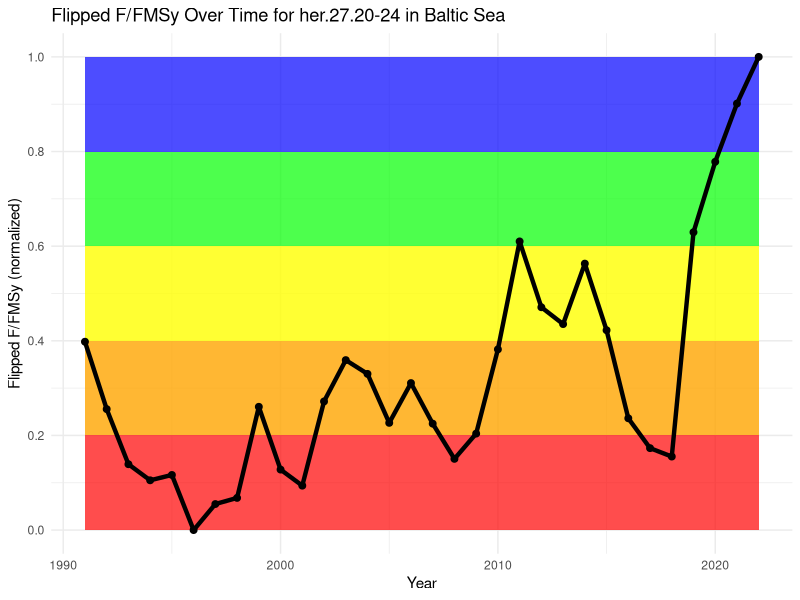
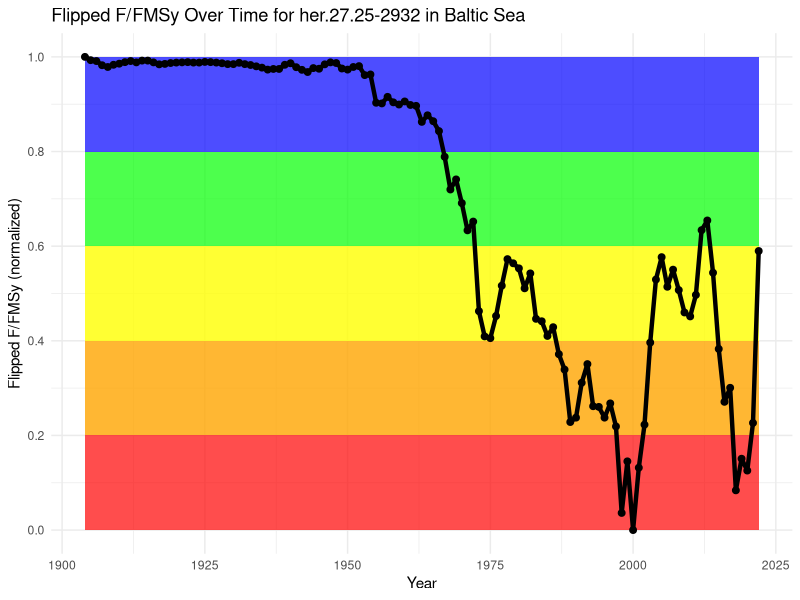
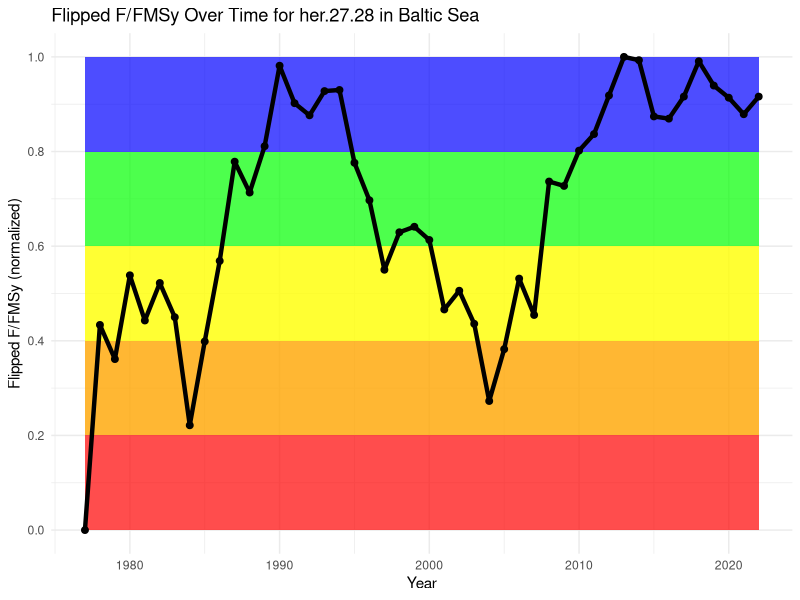
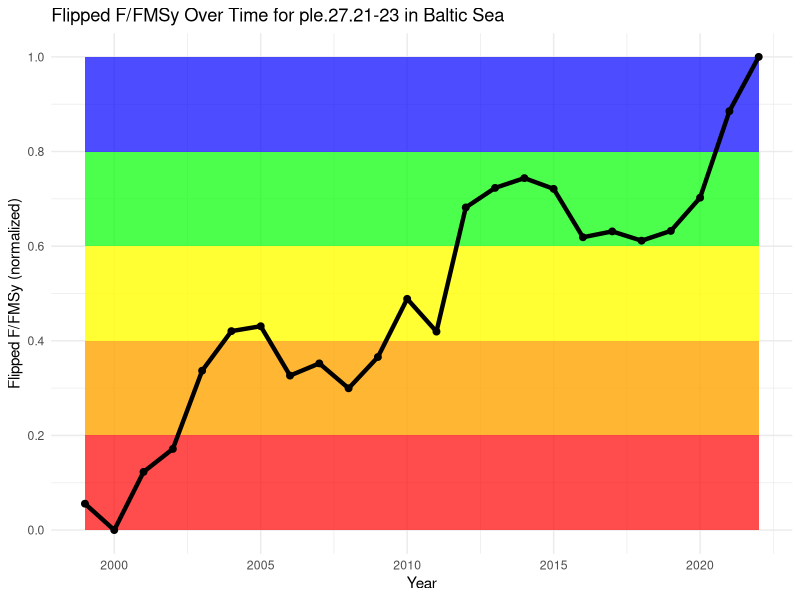
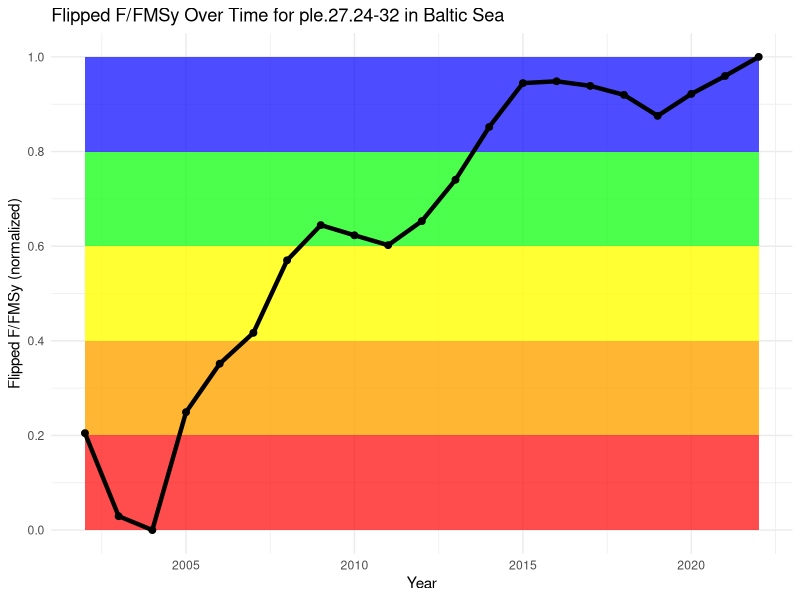
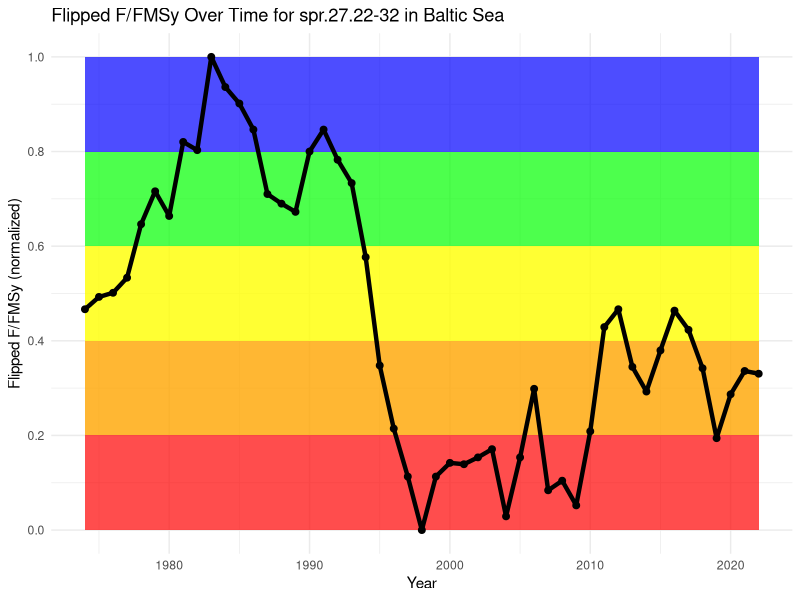
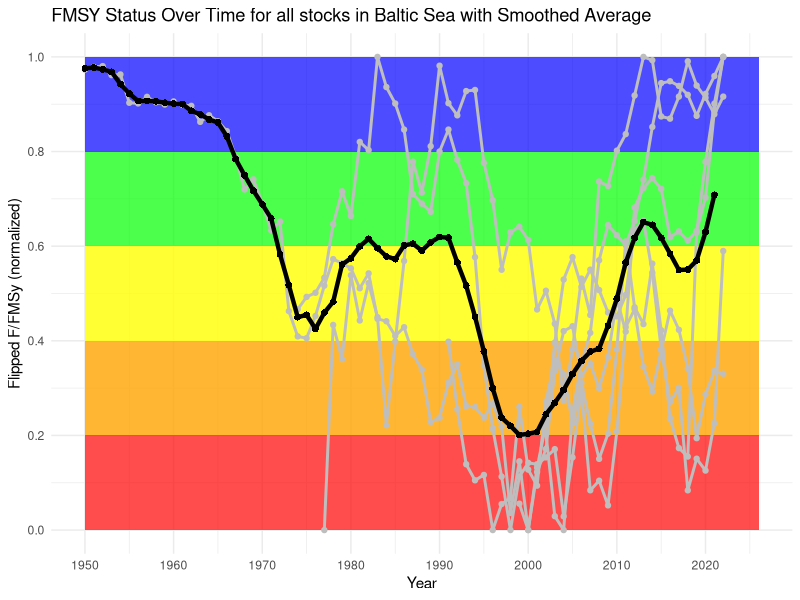
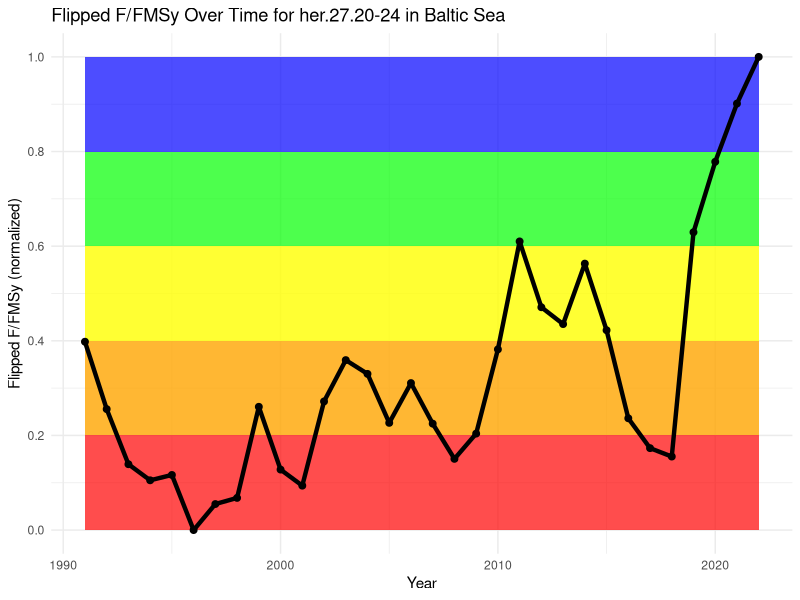

The R source for these figures, in order:
# Set working directory (change as needed)
setwd("/Users/emma/Library/CloudStorage/OneDrive-DanmarksTekniskeUniversitet/NIVA/data")
getwd()

# Load packages
library(dplyr)
library(tidyr)
library(readr)
library(ggplot2)
library(patchwork)
library(scales)
library(zoo)

# Load data
data <- read.csv("total_europe_stockdata2024.csv")

generate_plots <- function(ecoregion_id, output_folder = NULL) {
  ecoregions <- c("1" = "Widely", 
                  "2" = "BoBiscay & Iberia", 
                  "3" = "Greater North Sea", 
                  "4" = "Arctic Ocean", 
                  "5" = "Iceland", 
                  "6" = "Baltic Sea", 
                  "7" = "Celtic Seas", 
                  "8" = "Azores",
                  "9" = "Central Med.",
                  "10" = "Eastern Med.",
                  "11" = "Western Med.",
                  "12" = "Black Sea")

  ecoregion <- ecoregions[as.character(ecoregion_id)]
  species_area <- filter(data, Ecoregion == ecoregion)
  species_area <- species_area %>% filter(!is.na(Year) & !is.na(F.FMSy))

  # Normalize and flip F.FMSy
  species_area <- species_area %>% 
    group_by(StockKeyLabel) %>%
    mutate(F.FMSy_norm = rescale(F.FMSy, to = c(0, 1)),
           F.FMSy_flipped = 1 - F.FMSy_norm) %>%
    ungroup()

  # Store individual plots
  plots <- list()
  species_list <- unique(species_area$StockKeyLabel)

  for (species in species_list) {
    species_data <- filter(species_area, StockKeyLabel == species) 

    plot <- ggplot(species_data, aes(x = Year, y = F.FMSy_flipped)) + 
      annotate("rect", xmin = min(species_data$Year), xmax = max(species_data$Year), ymin = 0.8, ymax = 1, fill = "blue", alpha = 0.7) +
      annotate("rect", xmin = min(species_data$Year), xmax = max(species_data$Year), ymin = 0.6, ymax = 0.8, fill = "green", alpha = 0.7) +
      annotate("rect", xmin = min(species_data$Year), xmax = max(species_data$Year), ymin = 0.4, ymax = 0.6, fill = "yellow", alpha = 0.8) +
      annotate("rect", xmin = min(species_data$Year), xmax = max(species_data$Year), ymin = 0.2, ymax = 0.4, fill = "orange", alpha = 0.8) +
      annotate("rect", xmin = min(species_data$Year), xmax = max(species_data$Year), ymin = 0, ymax = 0.2, fill = "red", alpha = 0.7) +
      geom_line(color = "black", linewidth = 1.5) +
      geom_point(color = "black", size = 2) +
      scale_y_continuous(breaks = seq(0, 1, by = 0.2)) +
      labs(title = paste("Flipped F/FMSy Over Time for", species, "in", ecoregion),
           x = "Year", y = "Flipped F/FMSy (normalized)") +
      theme_minimal()
    
    plots[[species]] <- plot

    if (!is.null(output_folder)) {
      if (!dir.exists(output_folder)) {
        dir.create(output_folder, recursive = TRUE)
      }
      filename <- paste0("Flipped_F_FMSy_", gsub("[^A-Za-z0-9]", "_", species), "_", gsub("[^A-Za-z0-9]", "_", ecoregion), ".png")
      ggsave(filename = file.path(output_folder, filename), plot = plot, width = 8, height = 5)
    }
  }

  # Compute average flipped F/FMSy
  species_avg <- species_area %>%
    group_by(Year) %>%
    summarise(F_FMSy_avg = mean(F.FMSy_flipped, na.rm = TRUE)) %>%
    ungroup() %>%
    mutate(F_FMSy_avg_smooth = rollmean(F_FMSy_avg, k = 3, fill = NA, align = "center"))

  # Combined plot
current_year <- as.numeric(format(Sys.Date(), "%Y"))

combined_plot <- ggplot() +
  annotate("rect", xmin = 1950, xmax = current_year, ymin = 0.8, ymax = 1, fill = "blue", alpha = 0.7) +
  annotate("rect", xmin = 1950, xmax = current_year, ymin = 0.6, ymax = 0.8, fill = "green", alpha = 0.7) +
  annotate("rect", xmin = 1950, xmax = current_year, ymin = 0.4, ymax = 0.6, fill = "yellow", alpha = 0.8) +
  annotate("rect", xmin = 1950, xmax = current_year, ymin = 0.2, ymax = 0.4, fill = "orange", alpha = 0.8) +
  annotate("rect", xmin = 1950, xmax = current_year, ymin = 0, ymax = 0.2, fill = "red", alpha = 0.7) +
  geom_line(data = species_area, aes(x = Year, y = F.FMSy_flipped, group = StockKeyLabel), color = "gray", size = 1) + 
  geom_point(data = species_area, aes(x = Year, y = F.FMSy_flipped, group = StockKeyLabel), color = "gray", size = 1.5) +
  geom_line(data = species_avg, aes(x = Year, y = F_FMSy_avg_smooth), color = "black", size = 1.5) +  
  geom_point(data = species_avg, aes(x = Year, y = F_FMSy_avg_smooth), color = "black", size = 2, shape = 16) +
  scale_x_continuous(limits = c(1950, current_year), breaks = seq(1950, current_year, by = 10)) +
  scale_y_continuous(breaks = seq(0, 1, by = 0.2)) +
  labs(title = paste("FMSY Status Over Time for all stocks in", ecoregion, "with Smoothed Average"),
       x = "Year", y = "Flipped F/FMSy (normalized)") +  
  theme_minimal()


  for (p in plots) {
    print(p)
  }
  print(combined_plot)

  if (!is.null(output_folder)) {
    filename <- paste0("Flipped_F_FMSy_combined_", gsub("[^A-Za-z0-9]", "_", ecoregion), ".png")
    ggsave(filename = file.path(output_folder, filename), plot = combined_plot, width = 10, height = 6)
  }
}

# Example usage:
generate_plots(
  ecoregion_id = 6,
  output_folder = "/Users/emma/Library/CloudStorage/OneDrive-DanmarksTekniskeUniversitet/NIVA/plots"
)

